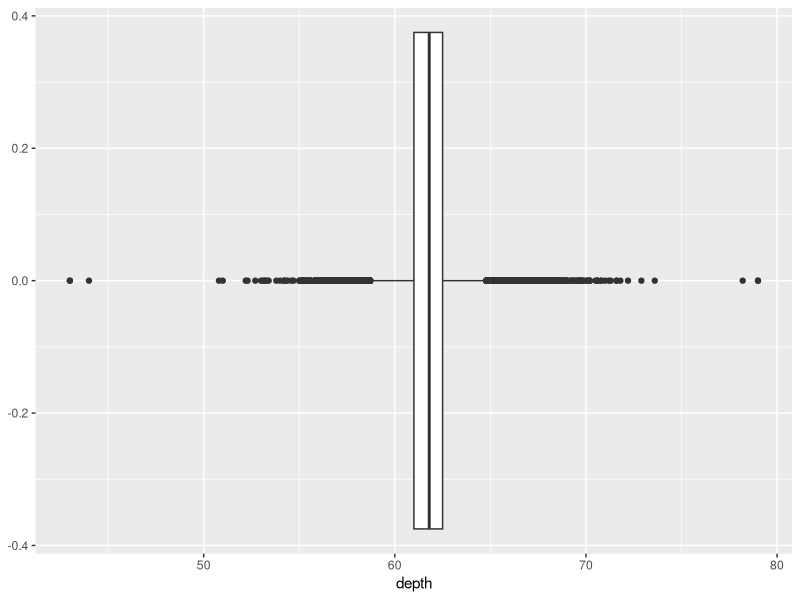
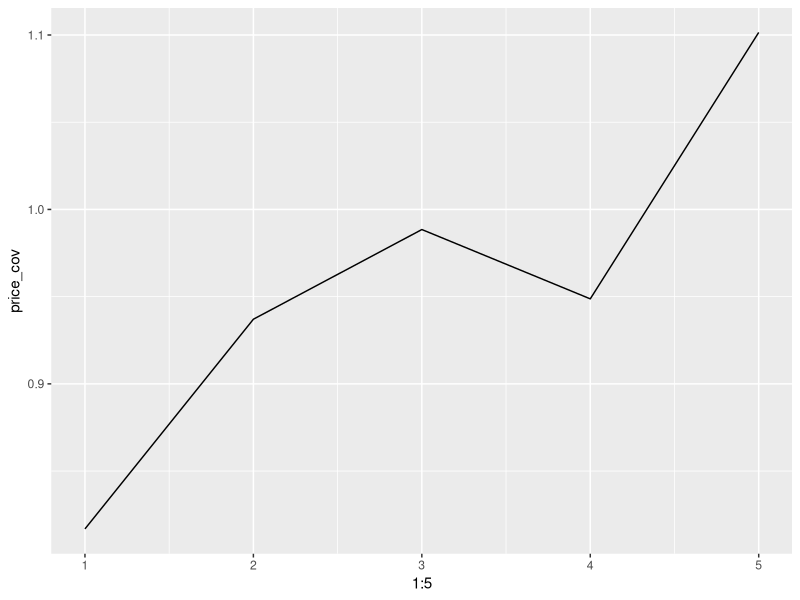

Write the R code that produced these figures, in order.
## ---- chunk 1
# knitr options
knitr::opts_chunk$set(echo = TRUE)
## ---- chunk 2
library(tidyverse)

## ---- chunk 3
## Version 1
filter(diamonds, cut == "Ideal")
## Version 2
diamonds %>% filter(cut == "Ideal")
## ---- chunk 4
df_q2 <- 
  diamonds %>%
  summarize(n_ideal = sum(cut == "Ideal"))
## ---- chunk 5
## NOTE: No need to change this!
assertthat::assert_that(
  assertthat::are_equal(
    df_q2 %>% pull(n_ideal),
    21551
  )
)
print("Great job!")
## ---- chunk 6
diamonds %>%
  group_by(color, clarity) %>%
  summarize(price = mean(price))
## ---- chunk 7
## TODO: Compute the `cov_depth` and `cov_diff` and assign the result to df_q4
df_q4 <-
  diamonds %>%
  mutate(
    depth_computed = 100 * 2 * z / (x + y),
    diff = depth - depth_computed
  ) %>% 
  summarise(
    cov_depth = sd(depth) / mean(depth),
    cov_diff = sd(diff, na.rm = TRUE) / mean(diff, na.rm = TRUE)
  )
  
df_q4
## ---- chunk 8
# This is to inspect the dataset and better answer the following questions
diamonds %>% 
  select(depth) %>% 
  ggplot() +
  geom_boxplot(aes(depth))

diamonds %>%
  mutate(
    depth_computed = 100 * 2 * z / (x + y),
    diff = depth - depth_computed
  ) %>% 
  summarise(
    sd_depth = sd(depth),
    mean_depth = mean(depth),
    cov_depth = sd_depth / mean_depth,
    
    sd_diff = sd(diff, na.rm = TRUE),
    mean_diff = mean(diff, na.rm = TRUE),
    cov_diff = sd_diff / mean_diff
  )
## ---- chunk 9
## NOTE: No need to change this!
assertthat::assert_that(abs(df_q4 %>% pull(cov_depth) - 0.02320057) < 1e-3)
assertthat::assert_that(abs(df_q4 %>% pull(cov_diff) - 497.5585) < 1e-3)
print("Nice!")
## ---- chunk 10
## TODO: Assign result to df_q5
df_q5 <- 
  diamonds %>% 
  group_by(cut) %>% 
  summarise(
    price_mean = mean(price),
    price_sd = sd(price),
    price_cov = price_sd / price_mean
  )
## ---- chunk 11
## NOTE: No need to change this!
assertthat::assert_that(
  assertthat::are_equal(
    df_q5 %>%
      select(cut, price_cov) %>%
      mutate(price_cov = round(price_cov, digits = 3)),
    tibble(
      cut = c("Fair", "Good", "Very Good", "Premium", "Ideal"),
      price_cov = c(0.817, 0.937, 0.988, 0.949, 1.101)
    ) %>%
    mutate(cut = fct_inorder(cut, ordered = TRUE))
  )
)
print("Excellent!")
## ---- chunk 12
df_q5 %>%
  ggplot() +
  geom_line(aes(y = price_cov, x = 1:5)) # this is clapped
